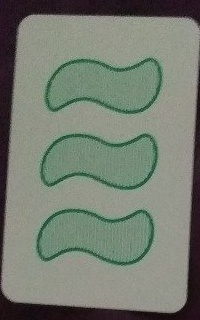
#> input picture card_1.jpg, 200 x 320 px
$ python back_detect.py
#> lines starting #> are read from the running program, lines starting #| are printed output that depends on the picture; after the words box and inside, x2 and y2 are one past the last pixel; in counts of white or black regions, pixels touching at a corner belong together
import cv2
import numpy as np
import matplotlib.pyplot as plt

img = cv2.imread("card_1.jpg")
#> img is the input picture: shape (320, 200, 3); mean B, G, R 113.3, 125, 118.1
HAZY_WHITE_MIN = np.array([120,120, 120], np.uint8)
HAZY_WHITE_MAX = np.array([150, 150, 150], np.uint8)

dst = cv2.inRange(img, HAZY_WHITE_MIN, HAZY_WHITE_MAX)
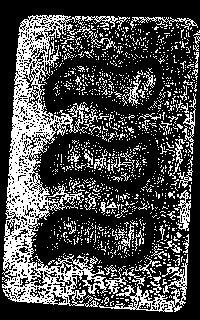
#> dst: shape (320, 200); 28.6% white in thin lines or dots
no_blue = cv2.countNonZero(dst)
#> no_blue = 18281

print('The number of blue pixels is: ' + str(no_blue))
#| The number of blue pixels is: 18281
if no_blue>15000:
	print("The background is White")
plt.imshow(img, cmap = 'gray', interpolation = 'bicubic')
plt.xticks([]), plt.yticks([])  # to hide tick values on X and Y axis
#plt.plot([200,300,400],[100,200,300],'c', linewidth=5)
plt.show()

$ run again, with card_2.jpg copied over card_1.jpg
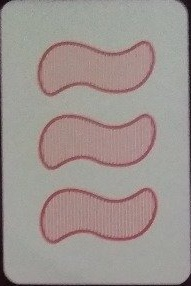
#> input picture card_2.jpg, 191 x 286 px
#> img is the input picture: shape (286, 191, 3); mean B, G, R 144.6, 148.3, 158
#> `dst = cv2.inRange(img, HAZY_WHITE_MIN, HAZY_WHITE_MAX)`:
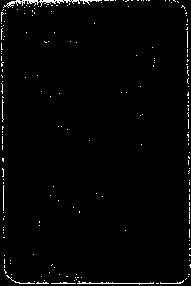
#> dst: shape (286, 191); 1.8% white in thin lines or dots
#> no_blue = 956
#| The number of blue pixels is: 956

$ run again, with card_3.jpg copied over card_1.jpg
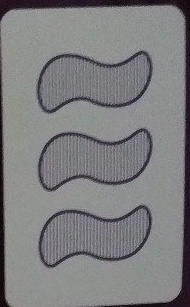
#> input picture card_3.jpg, 190 x 307 px
#> img is the input picture: shape (307, 190, 3); mean B, G, R 127.7, 125.9, 126.1
#> `dst = cv2.inRange(img, HAZY_WHITE_MIN, HAZY_WHITE_MAX)`:
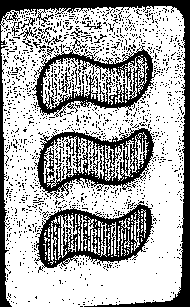
#> dst: shape (307, 190); 67% white; 1443 black regions (1419 under 20 px), largest, box (x1, y1, x2, y2) and area: (0, 0, 190, 307) 5457, (34, 201, 154, 273) 3444, (34, 128, 155, 199) 3137
#> no_blue = 39061
#| The number of blue pixels is: 39061

$ run again, with card_4.jpg copied over card_1.jpg
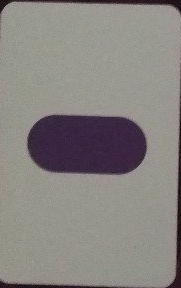
#> input picture card_4.jpg, 181 x 288 px
#> img is the input picture: shape (288, 181, 3); mean B, G, R 128.1, 132.5, 136
#> `dst = cv2.inRange(img, HAZY_WHITE_MIN, HAZY_WHITE_MAX)`:
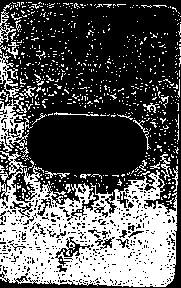
#> dst: shape (288, 181); 35% white; 721 white regions (692 under 20 px), largest, box (x1, y1, x2, y2) and area: (0, 151, 177, 287) 13670, (0, 97, 29, 159) 737, (0, 53, 21, 98) 303
#> no_blue = 18260
#| The number of blue pixels is: 18260
